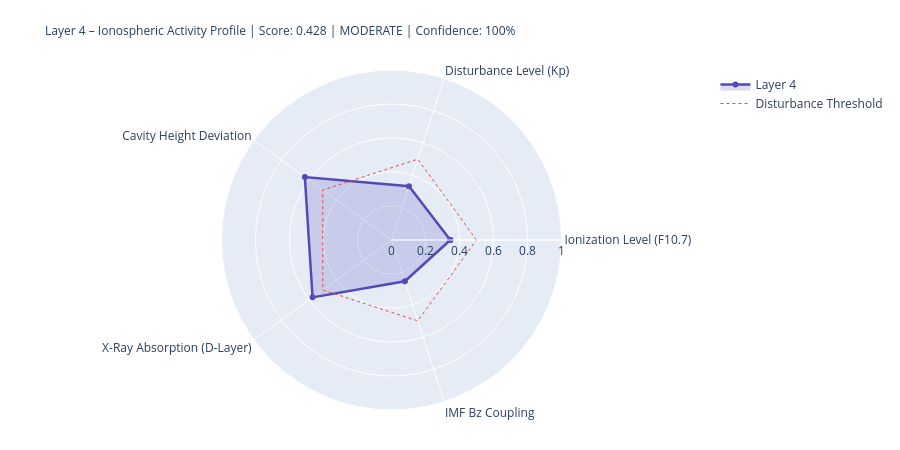

Write notebook code for a chart like this one.
### Markdown cell above
---
## 4. State Assessment & Handoff to Layer 5

### Code cell
# ============================================================
# LAYER-4-SCORE
# ============================================================

COMPONENTS = {
    'Ionization Level (F10.7)':    {'score': ioniz,       'source': 'primary' if f107_now else 'from_layer0', 'dynamic': True},
    'Disturbance Level (Kp)':          {'score': disturb,     'source': 'primary' if kp_now   else 'from_layer0', 'dynamic': True},
    'Cavity Height Deviation':    {'score': h_dev,       'source': 'derived',                                'dynamic': True},
    'X-Ray Absorption (D-Layer)':{'score': xray_ioniz,  'source': 'primary' if xray_now else 'missing',     'dynamic': True},
    'IMF Bz Coupling':             {'score': bz_coupling, 'source': 'primary' if bz_now   else 'from_layer0', 'dynamic': True},
}

available    = {k: v['score'] for k, v in COMPONENTS.items() if v['score'] is not None}
unavailable  = [k for k, v in COMPONENTS.items() if v['score'] is None]
layer4_score = round(sum(available.values()) / len(available), 4) if available else None
confidence   = round(len(available) / len(COMPONENTS), 2)
level = ('unknown' if layer4_score is None
         else 'quiet'   if layer4_score < 0.3
         else 'moderate' if layer4_score < 0.6
         else 'active')
dominant_l4 = max(available, key=available.get) if available else 'none'

# Resonance delta for Schumann SR-1
sr1_ref = schumann_freq(1, 80.0)
sr1_now = schumann_freq(1, h_eff)
sr1_delta_mhz = (sr1_now - sr1_ref) * 1000

# Propagation conditions
prop_cond = ('disturbed'   if kp_val > 4
             else 'unsettled' if kp_val > 2
             else 'normal')
if xray_class in ['X', 'M']:
    prop_cond = 'Radio-Blackout moeglich'

W = 68
print('=' * W)
print('LAYER 4 – IONOSPHERE – STATE ASSESSMENT')
print('=' * W)
for name, comp in COMPONENTS.items():
    s = comp['score']
    if s is not None:
        bar = '█' * int(s * 20) + '░' * (20 - int(s * 20))
        print(f'  {name:<36} {bar}  {s:.3f}  [{comp["source"]}]')
    else:
        print(f'  {name:<36} {"─" * 20}  n/a   [missing]')
print('-' * W)
print(f'  Score:          {layer4_score:.3f}  ({len(available)}/{len(COMPONENTS)} components)')
print(f'  Confidence:     {confidence:.0%}')
print(f'  Level:          {level.upper()}')
print(f'  Dominant:       {dominant_l4}')
print(f'  Cavity height:  {h_eff:.1f} km  (Ref: 80.0 km)')
print(f'  SR-1:           {sr1_now:.3f} Hz  (Δ {sr1_delta_mhz:+.1f} mHz vs. ref)')
print(f'  Propagation:    {prop_cond}')
print(f'  X-Ray:          {xray_class}-class  ({xray_now:.2e} W/m²)' if xray_now else '  X-Ray:          n/a')
print('=' * W)

# Radar
cats   = list(available.keys())
vals_r = list(available.values())
if len(cats) >= 3:
    fig = go.Figure()
    fig.add_trace(go.Scatterpolar(
        r=vals_r + [vals_r[0]], theta=cats + [cats[0]],
        fill='toself', fillcolor='rgba(83,74,183,0.20)',
        line=dict(color='#534AB7', width=2.5), name='Layer 4'
    ))
    fig.add_trace(go.Scatterpolar(
        r=[0.5] * (len(cats)+1), theta=cats + [cats[0]],
        line=dict(color='#E24B4A', dash='dot', width=1),
        mode='lines', name='Disturbance Threshold'
    ))
    fig.update_layout(
        title=dict(
            text=f'Layer 4 – Ionospheric Activity Profile | Score: {layer4_score:.3f} | {level.upper()} | Confidence: {confidence:.0%}',
            font=dict(size=12)
        ),
        polar=dict(radialaxis=dict(visible=True, range=[0, 1])),
        height=450, showlegend=True,
        margin=dict(l=80, r=80, t=70, b=40)
    )
    fig.show()

### Figure 1 — Plotly figure (JSON) as saved in the notebook; plotly's stock layout.template omitted (floating-point values rounded to 4 significant figures)
{"data": [{"fill": "toself", "fillcolor": "rgba(83,74,183,0.20)", "line": {"color": "#534AB7", "width": 2.5}, "name": "Layer 4", "r": [0.346, 0.333, 0.63, 0.574, 0.255, 0.346], "theta": ["Ionization Level (F10.7)", "Disturbance Level (Kp)", "Cavity Height Deviation", "X-Ray Absorption (D-Layer)", "IMF Bz Coupling", "Ionization Level (F10.7)"], "type": "scatterpolar"}, {"line": {"color": "#E24B4A", "dash": "dot", "width": 1}, "mode": "lines", "name": "Disturbance Threshold", "r": [0.5, 0.5, 0.5, 0.5, 0.5, 0.5], "theta": ["Ionization Level (F10.7)", "Disturbance Level (Kp)", "Cavity Height Deviation", "X-Ray Absorption (D-Layer)", "IMF Bz Coupling", "Ionization Level (F10.7)"], "type": "scatterpolar"}], "layout": {"height": 450, "margin": {"b": 40, "l": 80, "r": 80, "t": 70}, "polar": {"radialaxis": {"range": [0, 1], "visible": true}}, "showlegend": true, "title": {"font": {"size": 12}, "text": "Layer 4 – Ionospheric Activity Profile | Score: 0.428 | MODERATE | Confidence: 100%"}}}
